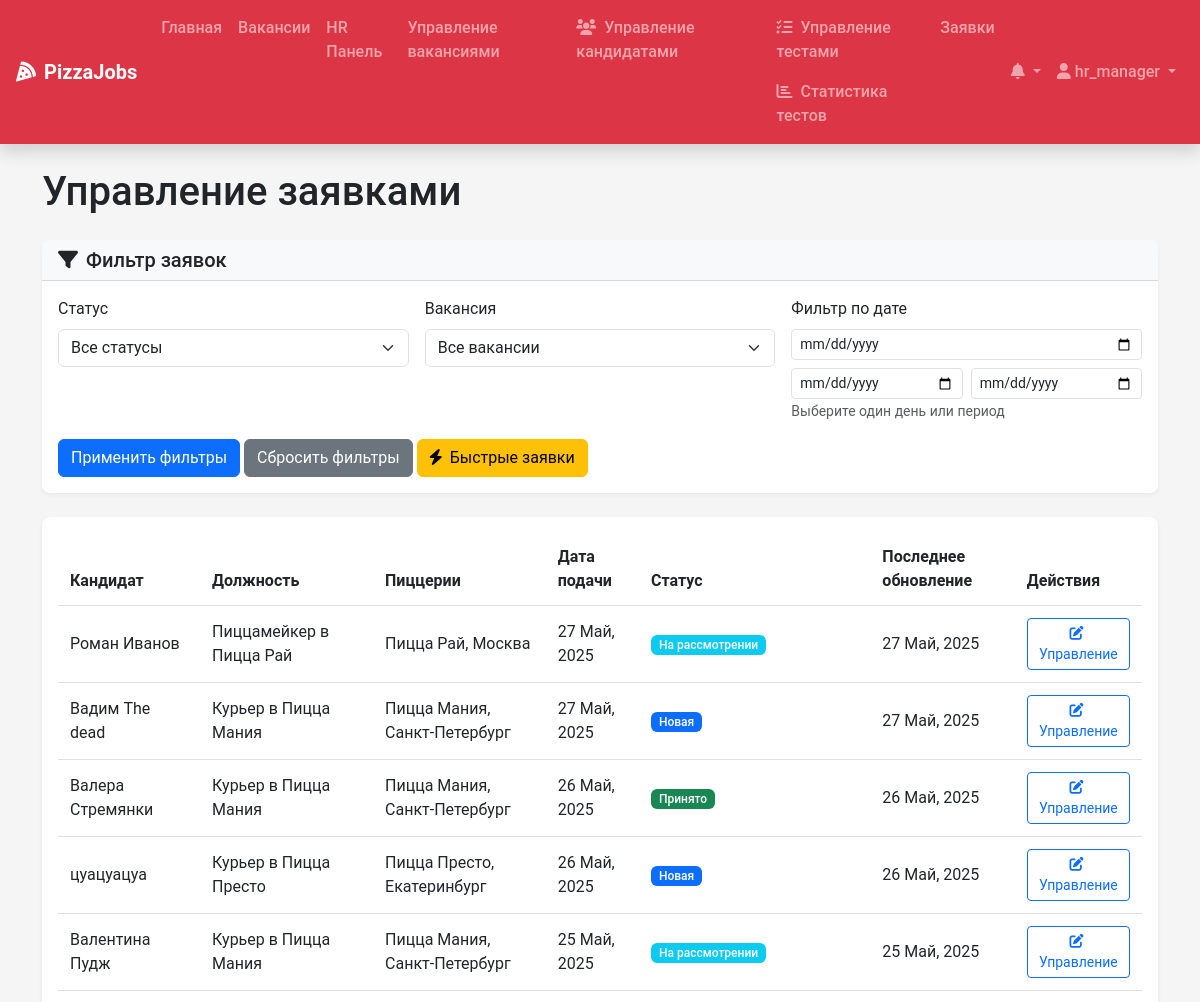
Before: /applications/ (signed in, upper part) with the older database file.
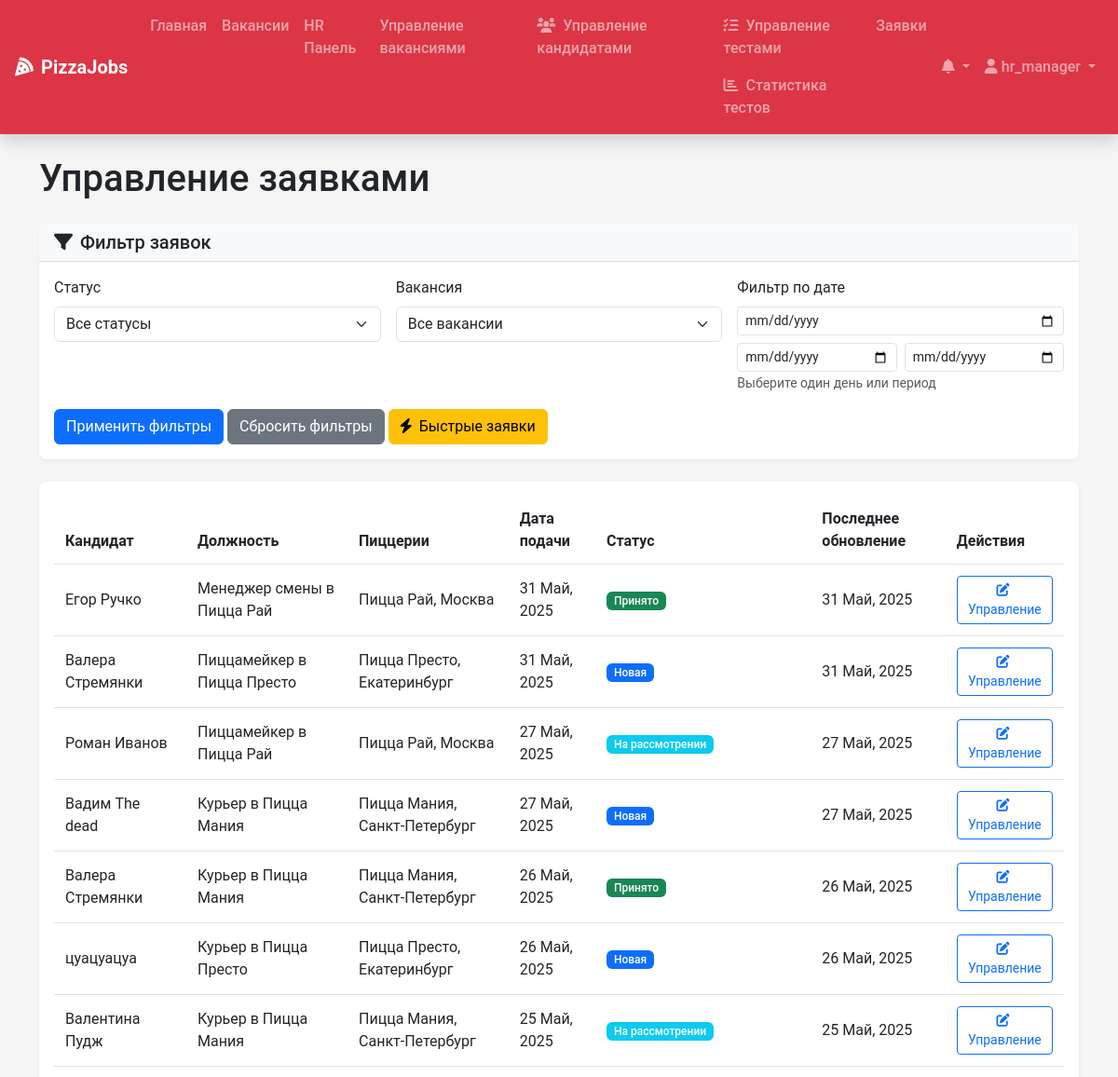
After: the same page with the newer database file.
### recruitment/models.py (models this page shows, shortened)
class Application(models.Model):
    vacancy = models.ForeignKey(Vacancy,
                                on_delete=models.CASCADE,
                                related_name='applications')
    user = models.ForeignKey(User,
                             on_delete=models.CASCADE,
                             related_name='applications')
    resume = models.ForeignKey(Resume,
                               on_delete=models.SET_NULL,
                               null=True,
                               blank=True,
                               related_name='applications')
    cover_letter = models.TextField(blank=True, null=True)
    status = models.CharField(max_length=20,
                              choices=ApplicationStatus.choices,
                              default=ApplicationStatus.NEW)
    applied_at = models.DateTimeField(auto_now_add=True)
    updated_at = models.DateTimeField(auto_now=True)

class Vacancy(models.Model):
    title = models.CharField(max_length=100)
    position_type = models.ForeignKey(PositionType,
                                      on_delete=models.CASCADE,
                                      related_name='vacancies')
    restaurants = models.ManyToManyField(Restaurant, related_name='vacancies')
    description = models.TextField()
    requirements = models.TextField()
    responsibilities = models.TextField()
    conditions = models.TextField()
    salary_min = models.DecimalField(max_digits=10,
                                     decimal_places=2,
                                     null=True,
                                     blank=True)
    salary_max = models.DecimalField(max_digits=10,
                                     decimal_places=2,
                                     null=True,
                                     blank=True)
    is_active = models.BooleanField(default=True)
    created_at = models.DateTimeField(auto_now_add=True)
    updated_at = models.DateTimeField(auto_now=True)
    created_by = models.ForeignKey(User,
                                   on_delete=models.SET_NULL,
                                   null=True,
                                   related_name='created_vacancies')
    class Meta:
        verbose_name_plural = "Vacancies"

class Restaurant(models.Model):
    name = models.CharField(max_length=100)
    address = models.CharField(max_length=255)
    city = models.CharField(max_length=100)
    manager = models.ForeignKey(User,
                                on_delete=models.SET_NULL,
                                null=True,
                                blank=True,
                                related_name='managed_restaurants')

### recruitment/views.py (the view, shortened to what this page needs)
# urls.py: path('applications/', views.application_list, name='application_list'),
@login_required
def application_list(request):
    user_profile = get_object_or_404(UserProfile, user=request.user)
    if user_profile.role == UserRole.CANDIDATE:
        applications = Application.objects.filter(user=request.user).order_by('-applied_at')
        quick_applications = []
        show_quick_applications = False
    elif user_profile.role == UserRole.HR_MANAGER:
        applications = Application.objects.all().order_by('-applied_at')
        quick_applications = QuickApplication.objects.all().order_by('-created_at')
        show_quick_applications = True
    else:
        applications = Application.objects.all().order_by('-applied_at')
        quick_applications = QuickApplication.objects.all().order_by('-created_at')
    status_filter = request.GET.get('status', '')
    if status_filter:
        applications = applications.filter(status=status_filter)
        if status_filter == 'NEW' and not applications.exists() and quick_applications.filter(status='NEW').exists():
            messages.info(request, 'Обычных новых заявок нет, но есть быстрые отклики')
            return redirect('quick_applications')
    vacancy_filter = request.GET.get('vacancy', '')
    if vacancy_filter:
        applications = applications.filter(vacancy__id=vacancy_filter)
    date_from = request.GET.get('date_from', '')
    date_to = request.GET.get('date_to', '')
    date_single = request.GET.get('date_single', '')
    from datetime import datetime
    if date_single:
        try:
            single_date = datetime.strptime(date_single, '%Y-%m-%d').date()
            applications = applications.filter(applied_at__date=single_date)
        except ValueError:
            messages.error(request, 'Неверный формат даты')
    paginator = Paginator(applications, 20)
    page_number = request.GET.get('page')
    page_obj = paginator.get_page(page_number)
    if user_profile.role == UserRole.RESTAURANT_MANAGER:
        vacancies = Vacancy.objects.filter(restaurants__manager=request.user)
    else:
        vacancies = Vacancy.objects.all()
    has_new_quick_applications = QuickApplication.objects.filter(status=ApplicationStatus.NEW).exists()
    context = {
        'page_obj': page_obj,
        'statuses': ApplicationStatus.choices,
        'vacancies': vacancies,
        'selected_status': status_filter,
        'selected_vacancy': vacancy_filter,
        'selected_date_from': date_from,
        'selected_date_to': date_to,
        'selected_date_single': date_single,
        'has_new_quick_applications': has_new_quick_applications,
    }
    return render(request, 'applications/list.html', context)

### templates/applications/list.html (shortened to what this page needs)
{% extends 'base.html' %}
{% block content %}
<div class="container">
    <h1 class="mb-4">
        {% if user.profile.role == 'CANDIDATE' %}
            Мои заявки
        {% else %}
            Управление заявками
        {% endif %}
    </h1>
    <div class="card mb-4 shadow-sm">
        <div class="card-header bg-light">
            <h5 class="mb-0"><i class="fas fa-filter me-2"></i>Фильтр заявок</h5>
        </div>
        <div class="card-body">
            <form method="get" class="row g-3">
                <div class="col-md-4">
                    <label for="status" class="form-label">Статус</label>
                    <select class="form-select" id="status" name="status">
                        <option value="">Все статусы</option>
                    </select>
                </div>
                {% if user.profile.role != 'CANDIDATE' %}
                    <div class="col-md-4">
                        <label for="vacancy" class="form-label">Вакансия</label>
                        <select class="form-select" id="vacancy" name="vacancy">
                            <option value="">Все вакансии</option>
                        </select>
                    </div>
                {% endif %}
                 <div class="col-md-4">
                    <label class="form-label">Фильтр по дате</label>
                    <div class="row g-2">
                        <div class="col-12">
                            <input type="date" class="form-control form-control-sm" id="date_single" name="date_single"
                                   value="{{ selected_date_single }}" placeholder="Один день" title="Конкретная дата">
                        </div>
                        <div class="col-6">
                            <input type="date" class="form-control form-control-sm" id="date_from" name="date_from"
                                   value="{{ selected_date_from }}" placeholder="От" title="Дата от">
                        </div>
                        <div class="col-6">
                            <input type="date" class="form-control form-control-sm" id="date_to" name="date_to"
                                   value="{{ selected_date_to }}" placeholder="До" title="Дата до">
                        </div>
                    </div>
                    <small class="text-muted">Выберите один день или период</small>
                </div>
                <div class="col-12">
                    <button type="submit" class="btn btn-primary">Применить фильтры</button>
                    <a href="{% url 'application_list' %}" class="btn btn-secondary">Сбросить фильтры</a>
                    {% if user.profile.role == 'HR_MANAGER' or user.profile.role == 'RESTAURANT_MANAGER' %}
                    <a href="{% url 'quick_applications' %}" class="btn btn-warning">
                        <i class="fas fa-bolt me-2"></i>Быстрые заявки
                    </a>
                    {% endif %}
                </div>
            </form>
        </div>
    </div>
    <div class="card shadow">
        <div class="card-body">
            {% if page_obj %}
                <div class="table-responsive">
                    <table class="table table-hover align-middle">
                        <thead>
                            <tr>
                                {% if user.profile.role != 'CANDIDATE' %}
                                    <th>Кандидат</th>
                                {% endif %}
                                <th>Должность</th>
                                <th>Пиццерии</th>
                                <th>Дата подачи</th>
                                <th>Статус</th>
                                <th>Последнее обновление</th>
                                <th>Действия</th>
                            </tr>
                        </thead>
                        <tbody>
                            {% for application in page_obj %}
                                <tr>
                                    {% if user.profile.role != 'CANDIDATE' %}
                                        <td>
                                            {% if application.user %}
                                                {{ application.user.get_full_name }}
                                            {% else %}
                                                {{ application.full_name }}
                                                <span class="badge bg-info">Быстрый отклик</span>
                                            {% endif %}
                                        </td>
                                    {% endif %}
                                    <td>{{ application.vacancy.title }}</td>
                                    <td>
                                        {% if application.vacancy.restaurants.count == 1 %}
                                            {{ application.vacancy.restaurants.first.name }}, {{ application.vacancy.restaurants.first.city }}
                                        {% else %}
                                            Несколько ({{ application.vacancy.restaurants.count }})
                                        {% endif %}
                                    </td>
                                    <td>{{ application.applied_at|date:"d M, Y" }}</td>
                                    <td>
                                        <span class="badge {% if application.status == 'NEW' %}bg-primary{% elif application.status == 'REVIEWING' %}bg-info{% elif application.status == 'INTERVIEW_SCHEDULED' %}bg-warning{% elif application.status == 'ACCEPTED' %}bg-success{% elif application.status == 'REJECTED' %}bg-danger{% else %}bg-secondary{% endif %}">
                                            {{ application.get_status_display }}
                                        </span>
                                    </td>
                                    <td>{{ application.updated_at|date:"d M, Y" }}</td>
                                    <td>
                                        <a href="{% url 'application_detail' application.id %}" class="btn btn-sm btn-outline-primary">
                                            {% if user.profile.role == 'CANDIDATE' %}
                                                <i class="fas fa-eye me-1"></i>Просмотр
                                            {% else %}
                                                <i class="fas fa-edit me-1"></i>Управление
                                            {% endif %}
                                        </a>
                                    </td>
                                </tr>
                            {% endfor %}
                        </tbody>
                    </table>
                </div>
            {% endif %}
        </div>
    </div>
</div>
{% endblock %}

### templates/base.html (shortened to what this page needs)
<!DOCTYPE html>
<html lang="ru">
<head>
    <link href="https://cdn.jsdelivr.net/npm/bootstrap@5.3.0-alpha1/dist/css/bootstrap.min.css" rel="stylesheet">
    <link rel="stylesheet" href="https://cdnjs.cloudflare.com/ajax/libs/font-awesome/6.0.0/css/all.min.css">
    <link rel="stylesheet" href="/static/css/main.css">
</head>
<body>
    <nav class="navbar navbar-expand-lg navbar-dark bg-danger shadow">
            <div class="container-fluid px-3">
                <a class="navbar-brand fw-bold" href="{% url 'home' %}">
                    <i class="fas fa-pizza-slice me-2"></i><span class="d-none d-sm-inline">Pizza</span>Jobs
                </a>
            <div class="collapse navbar-collapse" id="navbarNav">
                    <ul class="navbar-nav me-auto">
                        <li class="nav-item">
                            <a class="nav-link" href="{% url 'home' %}">
                                Главная
                            </a>
                        </li>
                        <li class="nav-item">
                            <a class="nav-link" href="{% url 'vacancy_list' %}">
                                Вакансии
                            </a>
                        </li>
                        {% if user.is_authenticated %}
                            {% if user.profile.role == 'HR_MANAGER' %}
                            <li class="nav-item">
                                <a class="nav-link" href="{% url 'hr_dashboard' %}">HR Панель</a>
                            </li>
                            <li class="nav-item">
                                <a class="nav-link" href="{% url 'manage_vacancies' %}">Управление вакансиями</a>
                            </li>
                            <li class="nav-item">
                                <a class="nav-link" href="{% url 'manage_candidates' %}">
                                    <i class="fas fa-users me-2"></i>Управление кандидатами
                                </a>
                            </li>
                            <li class="nav-item">
                                <a class="nav-link" href="{% url 'manage_tests' %}">
                                    <i class="fas fa-tasks me-2"></i>Управление тестами
                                </a>
                                <a class="nav-link" href="{% url 'test_statistics' %}">
                                    <i class="fas fa-chart-bar me-2"></i>Статистика тестов
                                </a>
                            </li>
                        {% endif %}
                        <li class="nav-item">
                            <a class="nav-link" href="{% url 'application_list' %}">Заявки</a>
                        </li>
                    {% endif %}
                </ul>
                <ul class="navbar-nav">
                        {% if user.is_authenticated %}
                            <li class="nav-item dropdown d-none d-lg-block">
                                <a class="nav-link dropdown-toggle position-relative" href="#" id="notificationDropdown" role="button" data-bs-toggle="dropdown">
                                    <i class="fas fa-bell {% if unread_count %}text-primary{% endif %}"></i>
                                </a>
                            </li>
                        <li class="nav-item dropdown">
                            <a class="nav-link dropdown-toggle" href="#" id="userDropdown" role="button" data-bs-toggle="dropdown">
                                <i class="fas fa-user"></i> {{ user.username }}
                            </a>
                        </li>
                    {% endif %}
                </ul>
            </div>
        </div>
    </nav>
    <main class="py-4">
        {% block content %}{% endblock %}
    </main>
</body>
</html>

Changed rows visible on the page:
added Application: user.get_full_name "Егор Ручко", vacancy "Менеджер смены в Пицца Рай", vacancy.restaurants.first.name "Пицца Рай", vacancy.restaurants.first.city "Москва", applied_at "31 Май, 2025", status "Принято", updated_at "31 Май, 2025", shows "Управление"
added Application: user.get_full_name "Валера Стремянки", vacancy "Пиццамейкер в Пицца Престо", vacancy.restaurants.first.name "Пицца Престо", vacancy.restaurants.first.city "Екатеринбург", applied_at "31 Май, 2025", status "Новая", updated_at "31 Май, 2025", shows "Управление"
